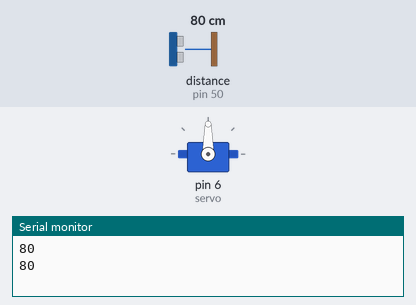
Recording of a sketch running on a simulated Arduino Mega 2560, built with avr-gcc and run on an emulated ATmega2560. Parts: servo, the last lines printed to the serial monitor. The inputs (shaded band) are chosen by the test bench; at power-on: distance to the obstacle (sensor on pin 50) 80 cm. The echo pulse lasts 58.3 µs per cm.

Above: at 5.8 s.
5.9 s: distance to the obstacle (sensor on pin 50) set to 11 cm
11.9 s: distance to the obstacle (sensor on pin 50) set to 8 cm
At 15.6 s:
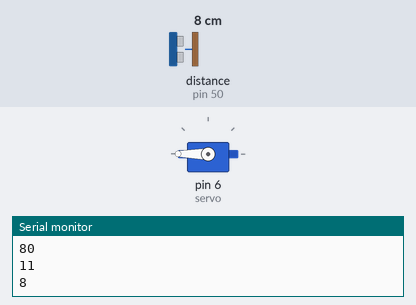
17.9 s: distance to the obstacle (sensor on pin 50) set to 18 cm
At 20.7 s:
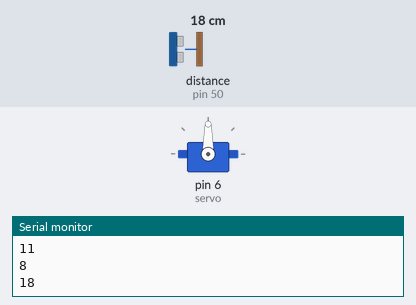
23.9 s: distance to the obstacle (sensor on pin 50) set to 2 cm
At 25.8 s:
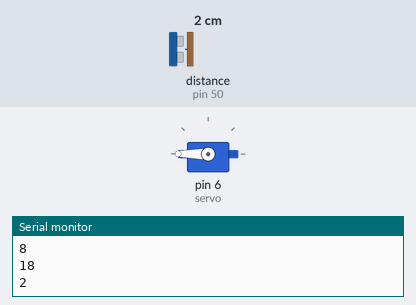
Timing chart, 0 to 27.3 s (numbered marks = the images above; inputs shaded):
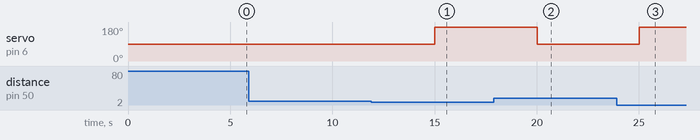

Measured:
- the behaviour switches between 10 and 9 cm on distance to the obstacle (sensor on pin 50) (found by bisection; images 0 and 1)
- after the input at 11.9 s, servo on pin 6 (servo): 90° → 180° after 3.1 s
- after the input at 17.9 s, servo on pin 6 (servo): 180° → 90° after 2.1 s
- after the input at 23.9 s, servo on pin 6 (servo): 90° → 180° after 1.1 s

The sketch:

test_sona_and_servo_connection.ino
```cpp
//        .==.        .==.
//       //`^\\      //^`\\
//      // ^ ^\(\__/)/^ ^^\\
//     //^ ^^ ^/6  6\ ^^ ^ \\
//    //^ ^^ ^/( .. )\^ ^ ^ \\
//   // ^^ ^/\| v""v |/\^ ^ ^\\
//  // ^^/\/ /  `~~`  \ \/\^ ^\\
//  -----------------------------
/// HERE BE DRAGONS TO MARK


// Code sonar + servo
#include <HCSR04.h>
#include <Servo.h>
Servo servo;
// Ultrasonic sensor pins
// Ý tưởng: cứ có vật thể trước mặt trong khoảng 10cm thì quay servo 180 độ để grab vật thể
// Câu hỏi: làm sao để giữ nguyên trạng thái của servo? (điều kiện hiện tại là vật thể cách 10cm thì xoay)
// Khi nào thì thả ra nữa?
HCSR04 frontSonar(51, 50);

float previousTime_sona = 0.0;
float sampling_rate_sona = 500; //don vi la miliseconds

const int obstacleThreshold = 10; // cm
const int frontTrigPin = 51;
const int frontEchoPin = 50;

void setup() {
  servo.attach(6); // servo pin 6
  Serial.begin(9600);
  pinMode(frontTrigPin, OUTPUT);
  pinMode(frontEchoPin, INPUT);
}
float get_front_distance() {
  float distance = frontSonar.dist();
  if (distance == 0.0) {
    distance = 200.0;
  }
  return distance;
}


void loop() {
  long distanceFront = get_front_distance();
  Serial.println(distanceFront);
  if (distanceFront < obstacleThreshold) {
    servo.write(180);
    delay(5000);                       // Waits 15ms for the servo to reach the position
    }
  else {
    servo.write(90);                  // Reset servo to position 0
    delay(5000);
  }
}
//        .==.        .==.
//       //`^\\      //^`\\
//      // ^ ^\(\__/)/^ ^^\\
//     //^ ^^ ^/6  6\ ^^ ^ \\
//    //^ ^^ ^/( .. )\^ ^ ^ \\
//   // ^^ ^/\| v""v |/\^ ^ ^\\
//  // ^^/\/ /  `~~`  \ \/\^ ^\\
//  -----------------------------
/// HERE BE DRAGONS
```
